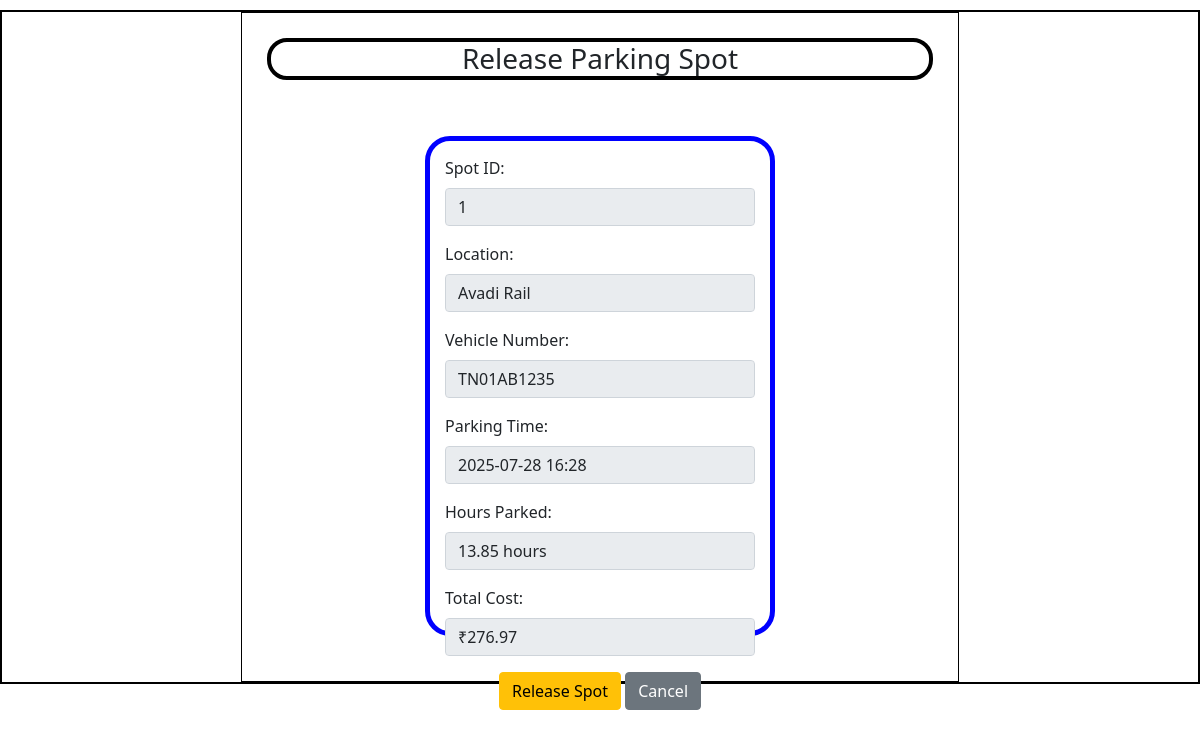
Screenshot of /release-spot/3/1 with the database file from the repository.
### application/models.py (models this page shows)
class ParkingSpot(db.Model):
    id = db.Column(db.Integer, primary_key=True)
    lot_id = db.Column(db.Integer, db.ForeignKey('parking_lot.id'), nullable=False)
    status = db.Column(db.String(), default='available')
    reservations = db.relationship('Reservation', backref='spot')

class ParkingLot(db.Model):
    id = db.Column(db.Integer, primary_key=True)
    prime_location_name = db.Column(db.String(), nullable=False)
    price = db.Column(db.Float, nullable=False)
    address = db.Column(db.String(), nullable=False)
    pin_code = db.Column(db.String(), nullable=False)
    max_spots = db.Column(db.Integer, nullable=False)
    spots = db.relationship('ParkingSpot', backref='lot')

class User(db.Model):
    id = db.Column(db.Integer, primary_key=True)
    first_name = db.Column(db.String(), nullable=False)
    last_name = db.Column(db.String(), nullable=False)
    email = db.Column(db.String(), unique=True, nullable=False)
    pwd = db.Column(db.String(), nullable=False)
    vehicle_reg = db.Column(db.String(), unique=True, nullable=False)
    address = db.Column(db.String(), nullable=False)
    pincode = db.Column(db.String(), nullable=False)
    phone_number = db.Column(db.String(), unique=True, nullable=False)
    gender = db.Column(db.String())
    age = db.Column(db.Integer)
    type = db.Column(db.String(), default='general')
    reservations = db.relationship('Reservation', backref='user')

class Reservation(db.Model):
    id = db.Column(db.Integer, primary_key=True)
    spot_id = db.Column(db.Integer, db.ForeignKey('parking_spot.id'), nullable=False)
    user_id = db.Column(db.Integer, db.ForeignKey('user.id'), nullable=False)
    parking_timestamp = db.Column(db.DateTime, nullable=False)
    leaving_timestamp = db.Column(db.DateTime, nullable=True)
    cost_per_unit_time = db.Column(db.Float, nullable=False)
    vehicle_num = db.Column(db.String(), nullable=False)

### application/controllers.py (the view, shortened to what this page needs)
@app.route("/release-spot/<int:user_id>/<int:reservation_id>", methods=["GET", "POST"])
def release_spot(user_id, reservation_id):
    this_user = User.query.get(user_id)
    reservation = Reservation.query.get(reservation_id)
    if not reservation or reservation.user_id != user_id:
        return "Invalid reservation!..."
    spot = ParkingSpot.query.get(reservation.spot_id)
    lot = ParkingLot.query.get(spot.lot_id) if spot else None
    parking_duration = (datetime.utcnow() + timedelta(hours=5, minutes=30)) - reservation.parking_timestamp
    hours_parked = parking_duration.total_seconds() / 3600
    total_cost = hours_parked * reservation.cost_per_unit_time
    return render_template("release_spot.html", this_user=this_user, reservation=reservation, spot=spot, lot=lot, hours_parked=round(hours_parked, 2), total_cost=round(total_cost, 2))

### templates/release_spot.html (shortened to what this page needs)
<!DOCTYPE html>
<html lang="en">
<head>
    <link rel="stylesheet" href="../static/style.css">
    <link href="https://cdn.jsdelivr.net/npm/bootstrap@5.0.2/dist/css/bootstrap.min.css" rel="stylesheet">
</head>
<body>
    <div id="main">
        <div id="canvas">
            <div id="content">
                <h3 class="headings text-center">Release Parking Spot</h3>
                <form action="/release-spot/{{this_user.id}}/{{reservation.id}}" method="POST">
                    <div id="form-body">
                        <div class="mb-3">
                            <label for="spot-id" class="form-label">Spot ID:</label>
                            <input type="text" class="form-control" id="spot-id" value="{{spot.id}}" readonly>
                        </div>
                        <div class="mb-3">
                            <label for="location" class="form-label">Location:</label>
                            <input type="text" class="form-control" id="location" value="{{lot.prime_location_name}}" readonly>
                        </div>
                        <div class="mb-3">
                            <label for="vehicle-num" class="form-label">Vehicle Number:</label>
                            <input type="text" class="form-control" id="vehicle-num" value="{{this_user.vehicle_reg}}" readonly>
                        </div>
                        <div class="mb-3">
                            <label for="park-time" class="form-label">Parking Time:</label>
                            <input type="text" class="form-control" id="park-time" value="{{reservation.parking_timestamp.strftime('%Y-%m-%d %H:%M')}}" readonly>
                        </div>
                        <div class="mb-3">
                            <label for="hours-parked" class="form-label">Hours Parked:</label>
                            <input type="text" class="form-control" id="hours-parked" value="{{hours_parked}} hours" readonly>
                        </div>
                        <div class="mb-3">
                            <label for="total-cost" class="form-label">Total Cost:</label>
                            <input type="text" class="form-control" id="total-cost" value="₹{{total_cost}}" readonly>
                        </div>
                        <div class="text-center">
                            <button type="submit" class="btn btn-warning">Release Spot</button>
                            <a href="/user_dashboard/{{ this_user.id }}" class="btn btn-secondary">Cancel</a>
                        </div>
                    </div>
                </form>
            </div>
        </div>
    </div>
</body>
</html>

### static/style.css (style rules this page uses)
* { margin: 0px; }
#main, canvas { border: 2px solid black; margin-top: 10px; margin-bottom: 10px; }
#canvas { width: 60%; height: 850px; margin: auto; border: 1px solid black; }
#form-body { width: 350px; height: 350px; border: 5px solid blue; margin: auto; margin-top: 150px; padding: 15px; border-radius: 25px; }
.headings { border: 4px solid black; border-radius: 20px; margin: 25px; }

### templates/release_spot.html (style rules this page uses)
#form-body { height: 500px; margin-top: 56px; }
#canvas { height: 670px; }

### rows the page displays
ParkingSpot: id "1"
ParkingLot: prime_location_name "Avadi Rail"
User: vehicle_reg "TN01AB1235"
Reservation: parking_timestamp "2025-07-28 16:28"
